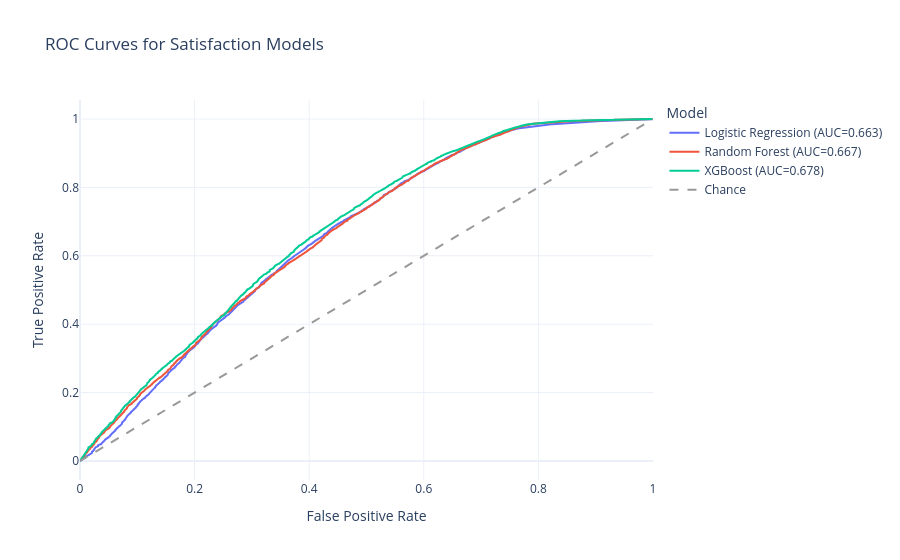

The cell this chart's notebook holds for it:
### Markdown cell above
### src-Powered ML Workflow (Training, Metrics, and ROC)

### Code cell
# Use the reusable src workflow instead of re-implementing training logic in-notebook
numeric_features = get_numeric_feature_set(feature_scope="post_delivery")

ml_results = run_full_ml_workflow(
    df=df_clean,
    numeric_features=numeric_features,
    feature_scope="post_delivery",
    n_clusters=4,
    compute_shap=True,
    random_state=42,
)

print("--- Model Metrics (sorted by low-satisfaction performance) ---")
display(ml_results["metrics"])

print("\n--- Top At-Risk Orders/Customers ---")
display(
    ml_results["risk_table"][
        [
            "scoring_model",
            "predicted_risk_band",
            "predicted_low_probability",
            "predicted_high_probability",
            "decision_threshold",
        ]
    ].head(10)
)

if ml_results["roc_figure"] is not None:
    ml_results["roc_figure"].show()

### Figure 1 — Plotly figure (JSON) as saved in the notebook; plotly's stock layout.template omitted (floating-point values rounded to 4 significant figures; data arrays with more than 128 entries replaced by an {"elided": "..."} marker saying what was removed)
{"data": [{"mode": "lines", "name": "Logistic Regression (AUC=0.663)", "type": "scatter", "x": {"elided": "5818 float values"}, "y": {"elided": "5818 float values"}}, {"mode": "lines", "name": "Random Forest (AUC=0.667)", "type": "scatter", "x": {"elided": "5603 float values"}, "y": {"elided": "5603 float values"}}, {"mode": "lines", "name": "XGBoost (AUC=0.678)", "type": "scatter", "x": {"elided": "5843 float values"}, "y": {"elided": "5843 float values"}}, {"line": {"color": "#999999", "dash": "dash"}, "mode": "lines", "name": "Chance", "type": "scatter", "x": [0, 1], "y": [0, 1]}], "layout": {"legend": {"title": {"text": "Model"}}, "title": {"text": "ROC Curves for Satisfaction Models"}, "xaxis": {"title": {"text": "False Positive Rate"}}, "yaxis": {"title": {"text": "True Positive Rate"}}}}
